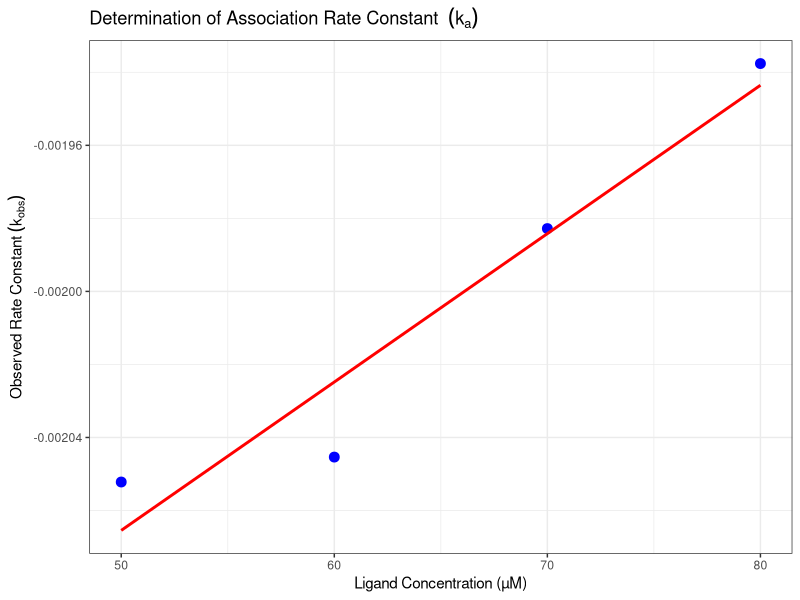

This chart was generated by the following R code:
# Author: Michael Jaggi
# Course: BCH 306 - Part "Binding equilibria and ITC" (Jelezarov)

# Load necessary libraries
library(ggplot2)
library(minpack.lm)

# Define fixed protein concentration
P_conc <- 10E-06  # 10 µM

# Time points (in seconds)
time <- c(0, 0.005, 0.007, 0.008, 0.01, 0.011, 0.013, 0.02, 0.03, 0.04, 
          0.05, 0.06, 0.084, 0.08, 0.069, 0.133, 0.117, 0.23, 0.33, 0.43, 
          0.53, 0.63, 0.73, 0.83, 0.93, 1.13, 1.33, 1.53, 1.73, 1.93, 2.13, 
          2.33, 2.53, 2.73, 2.93, 3.13, 3.33, 3.53)

# Fluorescence intensity for different ligand concentrations
L1 <- c(10, 12.469, 13.198, 13.921, 14.639, 25.508, 16.949, 19.516, 23.929, 
        28.127, 32.120, 35.918, 38.958, 42.968, 46.261, 50.133, 56.960, 
        78.336, 90.795, 98.352, 102.935, 103.493, 108.282, 108.424, 108.588, 
        110.082, 108.554, 110.388, 109.097, 110.863, 107.806, 112.222, 
        109.999, 108.248, 111.339, 109.131, 108.689, 110.897)

L2 <- c(10, 12.955, 13.825, 14.687, 15.541, 16.387, 17.226, 21.308, 26.473, 
        31.337, 35.834, 40.232, 44.087, 47.891, 51.725, 54.854, 63.278, 
        84.166, 96.190, 103.731, 104.070, 107.718, 108.747, 109.313, 109.623, 
        109.437, 110.863, 108.214, 109.097, 110.897, 108.690, 110.897, 
        107.806, 112.663, 108.248, 110.000, 108.248, 111.339)

L3 <- c(10, 13.439, 14.448, 15.446, 16.434, 17.411, 18.378, 23.064, 28.942, 
        34.422, 39.468, 44.295, 47.246, 52.879, 56.349, 59.983, 69.748, 
        90.011, 100.074, 105.071, 107.552, 108.785, 109.396, 109.700, 
        110.286, 110.422, 109.980, 110.456, 108.690, 109.999, 109.131, 
        110.897, 110.456, 109.131, 110.897, 110.897, 108.690, 110.456)

L4 <- c(10, 13.921, 15.067, 16.200, 17.318, 18.424, 19.516, 24.786, 31.337, 
        37.385, 41.976, 48.122, 52.879, 57.271, 59.754, 65.067, 72.581, 
        94.118, 101.973, 106.794, 108.559, 109.353, 109.709, 109.869, 
        109.941, 109.988, 109.196, 111.220, 108.791, 110.000, 109.601, 
        110.815, 110.000, 109.196, 110.000, 110.006, 110.815, 109.196)

# Ligand concentrations in µM
L_conc <- c(50, 60, 70, 80)

# Fit function for exponential decay
fit_function <- function(time, A, k_obs, C) {
  return(A * exp(-k_obs * time) + C)
}

# Store k_obs values
k_obs_values <- numeric(length(L_conc))

# Loop through each ligand dataset and fit the model
for (i in 1:length(L_conc)) {
  data <- data.frame(Time = time, Fluorescence = get(paste0("L", i)))

  # Fit the kinetic curve using nonlinear least squares
  fit <- nlsLM(Fluorescence ~ fit_function(Time, A, k_obs, C),
               data = data,
               start = list(A = max(data$Fluorescence) - min(data$Fluorescence),
                            k_obs = 0.1, 
                            C = min(data$Fluorescence)))
  
  # Extract k_obs
  k_obs_values[i] <- coef(fit)["k_obs"]
}

# Fit a linear regression to determine ka (association rate constant)
ka_fit <- lm(k_obs_values ~ L_conc)

# Extract ka (slope of the linear regression)
ka <- coef(ka_fit)[2]

# Print results
print(paste("Association rate constant (ka):", ka, "1/(M·s)"))

# Plot k_obs vs Ligand concentration
 p1 <-   ggplot(data.frame(L_conc, k_obs_values), aes(x = L_conc, y = k_obs_values)) +
         geom_point(color = "blue", size = 3) +
         geom_smooth(method = "lm", se = FALSE, color = "red") +
         labs(title = expression("Determination of Association Rate Constant " ~ (k[a])),
             x = "Ligand Concentration (µM)",
             y = expression("Observed Rate Constant" ~ (k[obs]))) +
         theme_bw()

print(p1)
